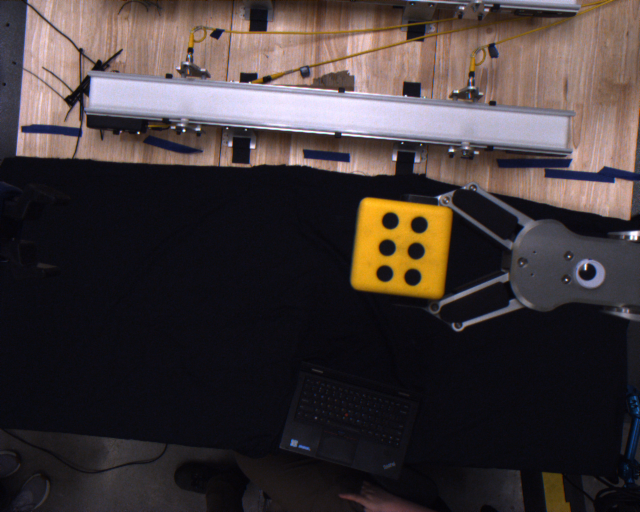
#> input picture tests/image.png, 1280 x 1024 px (shown at 1/2 size)
$ python -i cube_locator.py   (imports and definitions only)   (older library calls are emulated)
#> lines starting #> are read from the running program, lines starting #| are printed output that depends on the picture; after the words box and inside, x2 and y2 are one past the last pixel; in counts of white or black regions, pixels touching at a corner belong together
import cv2
import numpy as np

import matplotlib.pyplot as plt
import matplotlib.image as mpimg

#Thresholds for mask
lower = np.array([0,173,61])
upper = np.array([25,255,255])
#View params
windowName = "Dice View"
displaySize = (640,480)
boundingColor = (255, 0, 0)
textColor = (0, 255, 0)

#Test lines
line_len = 190
line_width = 60

mtx = np.array([[4.65559641e+03, 0.00000000e+00, 6.39841114e+02],
 [0.00000000e+00, 4.66860013e+03, 5.12644840e+02],
 [0.00000000e+00, 0.00000000e+00, 1.00000000e+00]])

dist = np.array([-2.44010497e+00,  1.45289168e+02, -9.26494050e-03,
                   2.25284589e-02, -2.86541719e+03])


def processFrame(frame):
        #cv2.imwrite("image_dis.png", frame)
        #frame = cv2.undistort(frame, mtx, dist, None, mtx)
        #cv2.imwrite("image_un.png", frame)

        mask = makeMask(frame)

        # Find contours for cubes
        contours, _ = cv2.findContours(mask, cv2.RETR_EXTERNAL, cv2.CHAIN_APPROX_SIMPLE)

        min_area = 2000
        pickup_order = []      # [cx, cy, angle, priority, robot]
        cube_lines = []        # each cube candidate pickup lines
        cube_contours = []     # contours for hit testing

        # Process cubes
        for contour in contours:
                area = cv2.contourArea(contour)
                if area < min_area:
                        continue

                cube_idx = len(pickup_order)

                # Bounding box
                rect = cv2.minAreaRect(contour)
                (cx, cy), (w, h), angle = rect
                cx, cy = int(cx), int(cy)
                box = np.intp(cv2.boxPoints(rect))

                robot = 'dave'

                cube_contours.append(contour)
                # Draw bounding box
                cv2.drawContours(frame, [box], 0, boundingColor, 2)

                pickup_order.append([cx,cy, 0, None,robot])

                # Generate pickup lines
                makePickUpLines(angle, cx, cy, cube_lines, cube_idx)


        blocked = sortCubes(pickup_order, cube_lines, cube_contours)
        blocked = makeBlockList(pickup_order,blocked)
        # Draw selected pickup lines
        for cube_idx, cube in enumerate(pickup_order):
                cx, cy, chosen_angle, pri, robot = cube
                if chosen_angle is None:
                        continue

                # chosen_angle = correct_angle(cx,cy,chosen_angle)
                # pickup_order[cube_idx][2] = chosen_angle

                rad = np.deg2rad(chosen_angle)
                direction = np.array([np.cos(rad), np.sin(rad)], dtype=float)

                pt1 = (int(cx - direction[0] * line_len/2),
                        int(cy - direction[1] * line_len/2))
                pt2 = (int(cx + direction[0] * line_len/2),
                        int(cy + direction[1] * line_len/2))

                cv2.line(frame, pt1, pt2, (0, 0, 255), 2)
                cv2.putText(frame, f'A:{chosen_angle:.3f}', (int(cx), int(cy)),
                                cv2.FONT_HERSHEY_SIMPLEX, 0.6, (0,255,255), 2)
                # cv2.putText(frame, f'({cx},{cy}) P:{pri} R:{robot}', (int(cx), int(cy)),
                #                 cv2.FONT_HERSHEY_SIMPLEX, 0.6, (0,255,255), 2)

        return frame, pickup_order, blocked

def makeMask(frame):
        hsv = cv2.cvtColor(frame, cv2.COLOR_BGR2HSV)
        mask = cv2.inRange(hsv, lower, upper)
        #Clean mask up
        kernel = np.ones((5, 5), np.uint8)
        mask_clean = cv2.morphologyEx(mask, cv2.MORPH_CLOSE, kernel)
        mask_clean = cv2.morphologyEx(mask_clean, cv2.MORPH_OPEN, kernel)

        #Blot out unnecessary bottom for now -- this works weird
        w, h, c = frame.shape
        y = int(h*.60)
        cv2.rectangle(mask_clean, (0, y), (h, h),(0,0,0) , cv2.FILLED)


        #Find Edges
        v = hsv[:,:,2]
        grad_x = cv2.Sobel(v, cv2.CV_32F, 1, 0, ksize=3)
        grad_y = cv2.Sobel(v, cv2.CV_32F, 0, 1, ksize=3)
        grad_mag = cv2.magnitude(grad_x, grad_y)
        grad_mag = cv2.convertScaleAbs(grad_mag)
        grad_blur = cv2.GaussianBlur(grad_mag, (3,3), 0)

        grad_norm = cv2.normalize(grad_blur, None, 0, 255, cv2.NORM_MINMAX)
        grad_enhanced = cv2.convertScaleAbs(grad_norm, alpha=2.5, beta=0)  # increase alpha for stronger edges
        grad_denoise = cv2.GaussianBlur(grad_enhanced, (3, 3), 0)

        grad_thresh = cv2.adaptiveThreshold(
                grad_denoise,
                255,
                cv2.ADAPTIVE_THRESH_MEAN_C,
                cv2.THRESH_BINARY,
                15,   # smaller blocksize = more local adaptation
                -5    # negative constant = more sensitive to light differences
        )

        #Final polished mask!
        return cv2.subtract(mask, grad_thresh)

def makePickUpLines(angle, cx, cy, cube_lines, cube_idx):
    base_rad = np.deg2rad(angle)
    dirs = np.array([
        [np.cos(base_rad), np.sin(base_rad)],        # main angle
        [np.cos(base_rad + np.pi/2), np.sin(base_rad + np.pi/2)] #90 turn
    ])

    center = np.array([cx, cy], dtype=float)

    for i, d in enumerate(dirs):
        p1 = center - d * (line_len/2)
        p2 = center + d * (line_len/2)

        cube_lines.append({
            "cube_idx": cube_idx,
            "pt1": p1.astype(int),
            "pt2": p2.astype(int),
            "angle": angle if i == 0 else (angle + 90)
        })

def lineHitsContour(pt1, pt2, contour):
        p1 = np.array(pt1, dtype=float)
        p2 = np.array(pt2, dtype=float)

        # Extract (N,2) list of contour vertices
        verts = contour[:, 0, :].astype(float)

        # Edges q1→q2
        q1 = verts
        q2 = np.roll(verts, -1, axis=0)

        # Vectorized ccw test:
        def ccw(a, b, c):
                return (c[...,1] - a[...,1]) * (b[...,0] - a[...,0]) > \
                        (b[...,1] - a[...,1]) * (c[...,0] - a[...,0])

        # Broadcast p1/p2 into shape (N,2) for vector tests
        p1B = np.broadcast_to(p1, q1.shape)
        p2B = np.broadcast_to(p2, q1.shape)

        # Vectorized segment intersection test
        inter = (ccw(p1B, q1, q2) != ccw(p2B, q1, q2)) & \
                (ccw(p1B, p2B, q1) != ccw(p1B, p2B, q2))

        # True if ANY edge intersects
        return np.any(inter)

def getOffsetLines(pt1, pt2, thickness):
    p1 = np.array(pt1, dtype=float)
    p2 = np.array(pt2, dtype=float)

    # Direction vector (normalized)
    d = p2 - p1
    d = d / np.linalg.norm(d)

    # Perpendicular vector (normal)
    n = np.array([-d[1], d[0]])

    half = thickness / 2.0

    # Offset lines
    p1L = (p1 + n * half).astype(int)
    p2L = (p2 + n * half).astype(int)
    p1R = (p1 - n * half).astype(int)
    p2R = (p2 - n * half).astype(int)

    return (p1L, p2L), (p1R, p2R)

def sortCubes(pickup_order, cube_lines, cube_contours):
    num_cubes = len(pickup_order)
    remaining = set(range(num_cubes))
    priority = 1

    while remaining:
        assigned_this_round = []

        # Try to assign cubes with 0 hit lines
        for cube_idx in list(remaining):

            candidate_lines = [l for l in cube_lines if l["cube_idx"] == cube_idx]
            if not candidate_lines:
                continue

            best_line = None
            best_hits = float('inf')

            # Test each line for this cube
            for line in candidate_lines:
                hits = 0

                pt1 = line["pt1"]
                pt2 = line["pt2"]

                # Generate gripper boundary lines
                (left_p1, left_p2), (right_p1, right_p2) = getOffsetLines(pt1, pt2, line_width)

                for other_idx, contour in enumerate(cube_contours):
                    if other_idx == cube_idx:
                        continue
                    if other_idx not in remaining:
                        continue

                    # Check hits against contour
                    if (lineHitsContour(pt1, pt2, contour) or
                        lineHitsContour(left_p1, left_p2, contour) or
                        lineHitsContour(right_p1, right_p2, contour)):
                        hits += 1

                # Track best line for this cube
                if hits < best_hits:
                    best_hits = hits
                    best_line = line

            # Found a valid pickup line (0 hits)
            if best_hits == 0 and best_line is not None:
                pickup_order[cube_idx][2] = best_line["angle"]   # chosen angle
                pickup_order[cube_idx][3] = priority             # priority
                assigned_this_round.append(cube_idx)

        # If NO cube had a 0 hit line
        if not assigned_this_round:
            # Mark all remaining cubes as unreachable
            for cube_idx in remaining:
                pickup_order[cube_idx][2] = None   # no angle
                pickup_order[cube_idx][3] = None   # no priority
            return remaining

        # Remove assigned cubes
        for cube_idx in assigned_this_round:
            remaining.remove(cube_idx)

        priority += 1

def makeBlockList(pick, block):
        if block is None:
              return []
        else:
                b = []
                for i in list(block)[::-1]:
                        b.append(pick[i])
                        pick.pop(i)
                return b
def showResize(frame):
        img = cv2.resize(frame, displaySize, interpolation = cv2.INTER_LINEAR)
        #cv2.imshow(windowName,frame)
        #I switched to matplotlib for displaying as it allows a pause, as opencv decided it doesnt like displaying images for me.
        matplotlib_image = cv2.cvtColor(frame, cv2.COLOR_BGR2RGB)

        plt.imshow(matplotlib_image)
        plt.axis('off')  # Hide axes for a cleaner image display
        plt.show()

def getFrameInfo(frame):
        # frame = cv2.imread('testimgs/image_dis.png')
        frame, pick, block = processFrame(frame)
        showResize(frame)
        return pick, block

>>> import cv2
>>> picture = cv2.imread('image.png')
#> picture is the input picture: shape (1024, 1280, 3); mean B, G, R 56.7, 56, 65
>>> result = getFrameInfo(picture)
#> in makeMask, `hsv = cv2.cvtColor(frame, cv2.COLOR_BGR2HSV)`: hsv: shape (1024, 1280, 3); mean H, S, V 96.3, 83.7, 70.7
#> in makeMask, `mask = cv2.inRange(hsv, lower, upper)`:
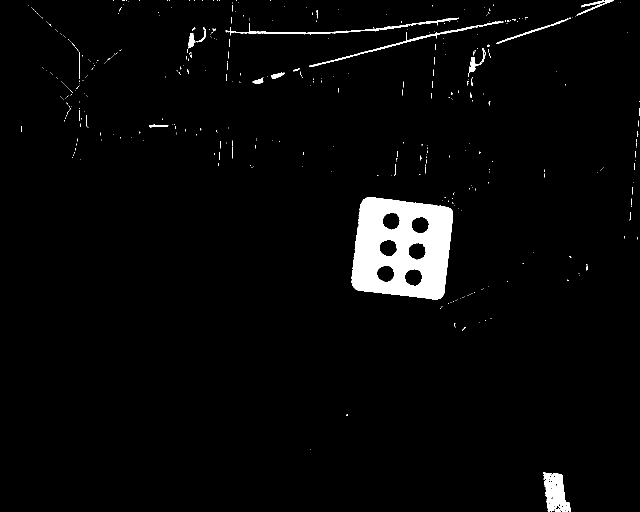
#> mask: shape (1024, 1280) (shown at 1/2 size); 3% white; 432 white regions (398 under 20 px), largest, box (x1, y1, x2, y2) and area: (703, 394, 906, 599) 29523, (1086, 945, 1142, 1024) 2657, (451, 36, 917, 71) 1485
#> in makeMask, `mask_clean = cv2.morphologyEx(mask, cv2.MORPH_CLOSE, kernel)`: mask_clean: shape (1024, 1280); 3.1% white; 360 white regions (322 under 20 px), largest, box (x1, y1, x2, y2) and area: (703, 394, 906, 599) 29616, (1086, 945, 1142, 1024) 3010, (451, 34, 917, 71) 1605
#> in makeMask, `mask_clean = cv2.morphologyEx(mask_clean, cv2.MORPH_OPEN, kernel)`: mask_clean: shape (1024, 1280); 2.6% white; 12 white regions, largest, box (x1, y1, x2, y2) and area: (703, 395, 906, 599) 29612, (1087, 946, 1141, 1024) 3000, (1190, 0, 1225, 15) 303
#> in makeMask, `cv2.rectangle(mask_clean, (0, y), (h, h),(0,0,0) , cv2.FILLED)`: mask_clean: shape (1024, 1280); 2.4% white; 11 white regions, largest, box (x1, y1, x2, y2) and area: (703, 395, 906, 599) 29612, (1190, 0, 1225, 15) 303, (939, 114, 951, 143) 270
#> in makeMask, `grad_y = cv2.Sobel(v, cv2.CV_32F, 0, 1, ksize=3)`:
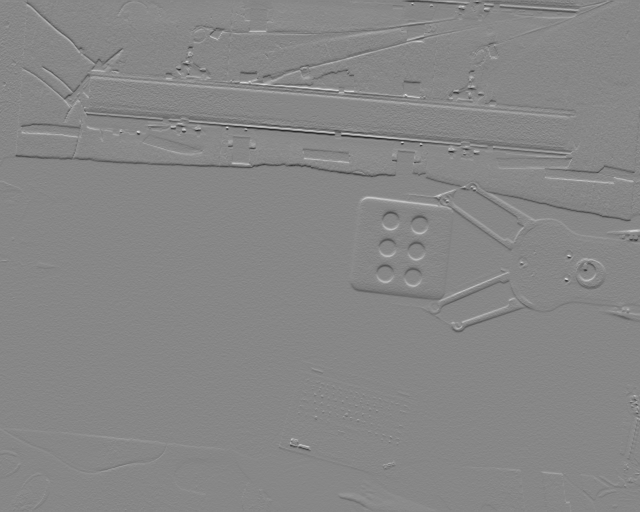
#> grad_y: shape (1024, 1280) float32 (shown at 1/2 size); min -782, max 694, mean -0.6; drawn with min black and max white
#> in makeMask, `grad_enhanced = cv2.convertScaleAbs(grad_norm, alpha=2.5, beta=0)`:
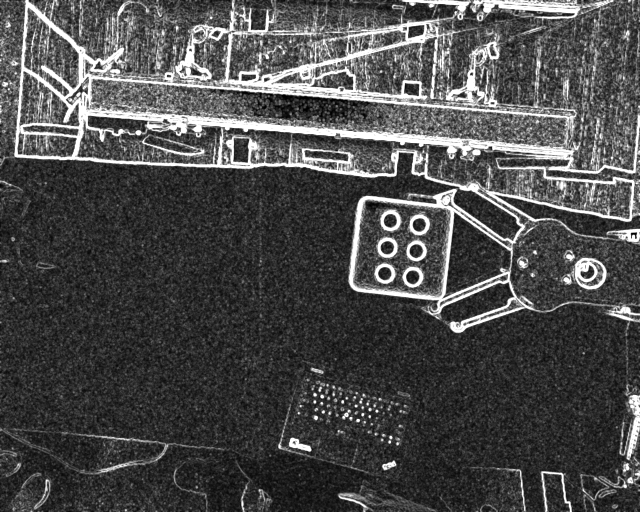
#> grad_enhanced: shape (1024, 1280) (shown at 1/2 size); min 0, max 255, mean 76
#> in makeMask, `grad_thresh = cv2.adaptiveThreshold( grad_denoise, 255, cv2.ADAPTIVE_T..`:
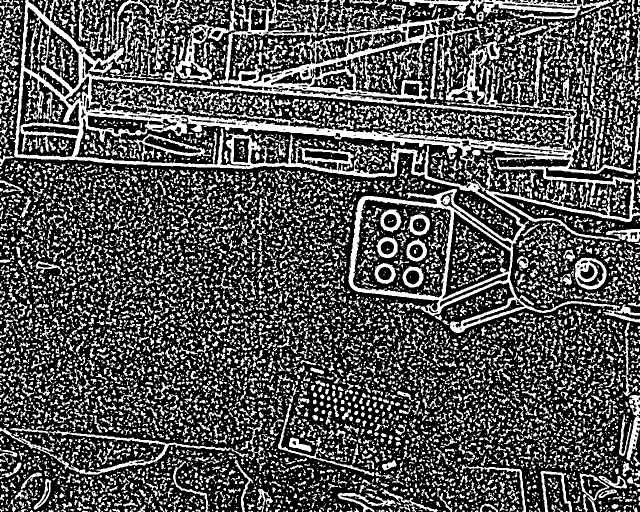
#> grad_thresh: shape (1024, 1280) (shown at 1/2 size); 33.1% white; 8716 white regions (4476 under 20 px), largest, box (x1, y1, x2, y2) and area: (27, 0, 1280, 666) 107941, (940, 0, 1227, 50) 4479, (0, 855, 497, 949) 4179
#> in makeMask, `return cv2.subtract(mask, grad_thresh)`: returned value: shape (1024, 1280); 1.7% white; 166 white regions (144 under 20 px)
#> in processFrame, `contours, _ = cv2.findContours(mask, cv2.RETR_EXTERNAL, cv2.CHAIN_APPR..`: contours = 165 contours, 152 with area under 20; largest, box (x1, y1, x2, y2) and area: (706, 399, 902, 595) 30742, (1087, 947, 1139, 1024) 2248, (545, 64, 596, 67) 74, (379, 71, 384, 92) 44, (927, 50, 957, 59) 42
#> the loop in processFrame, `for contour in contours:` made 165 passes
#> area on passes 1, 22, 25: 30, 39.5, 34.5
#> after the loop in processFrame, `for contour in contours:`:
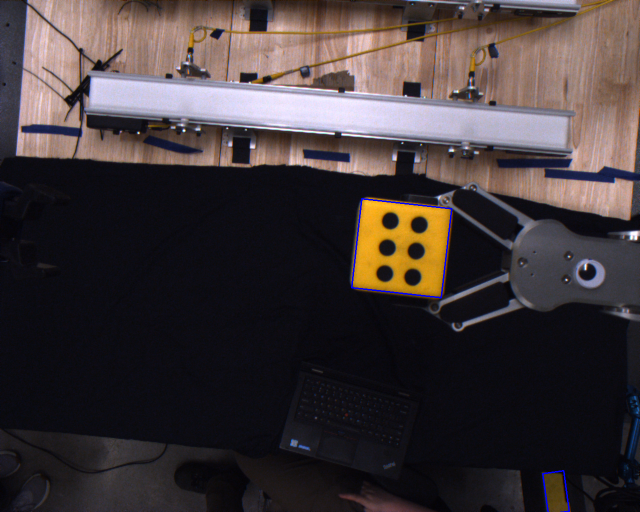
#> frame: shape (1024, 1280, 3) (shown at 1/2 size); 0.21% of pixels changed, all inside (x1, y1, x2, y2) = (702, 396, 1140, 1024)
#> after the loop in processFrame, `for contour in contours:`: cube_contours = 2 contours; box (x1, y1, x2, y2) and area: (706, 399, 902, 595) 30742, (1087, 947, 1139, 1024) 2248; pickup_order = 2 items
#> in sortCubes, `num_cubes = len(pickup_order)`: num_cubes = 2
#> after the loop in sortCubes, `while remaining:`: pickup_order = [[1112, 985, -7.85, 1, 'dave'], [803, 496, -83.47, 1, 'dave']]
#> in processFrame, `blocked = makeBlockList(pickup_order,blocked)`: blocked = []
#> the loop in processFrame, `for cube_idx, cube in enumerate(pickup_order):` made 2 passes
#> (cube_idx, cx, cy, chosen_angle, pri, robot, rad, direction) on passes 1 to 2: (0, 1112, 985, -7.85, 1, 'dave', -0.137, [0.991, -0.137]), (1, 803, 496, -83.47, 1, 'dave', -1.46, [0.114, -0.994])
#> after the loop in processFrame, `for cube_idx, cube in enumerate(pickup_order):`:
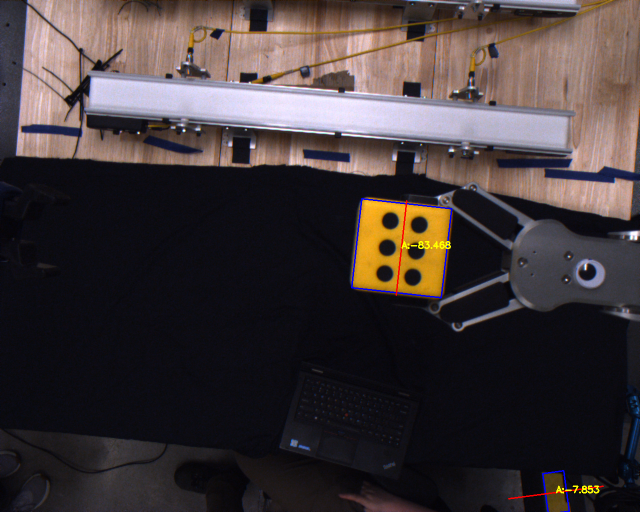
#> frame: shape (1024, 1280, 3) (shown at 1/2 size); 0.18% of pixels changed, all inside (x1, y1, x2, y2) = (791, 400, 1208, 999)
#> in getFrameInfo, `frame, pick, block = processFrame(frame)`: pick has the same summary as pickup_order in sortCubes
#> in showResize, `img = cv2.resize(frame, displaySize, interpolation = cv2.INTER_LINEAR)`:
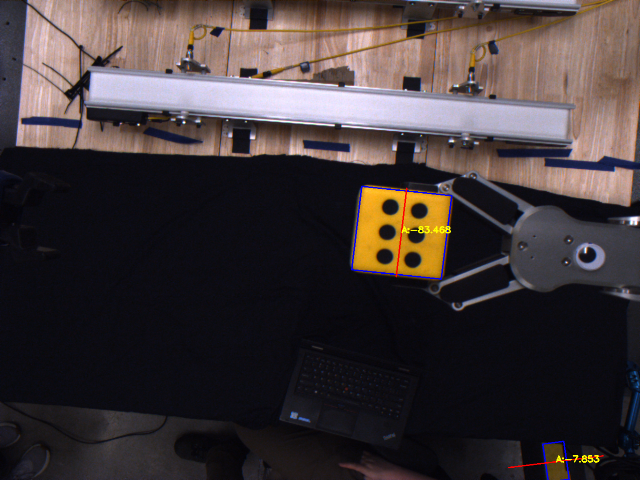
#> img: shape (480, 640, 3); mean B, G, R 57, 55.8, 64.9
#> result = ([[1112, 985, -7.85, 1, 'dave'], [803, 496, -83.47, 1, 'dave']], [])
